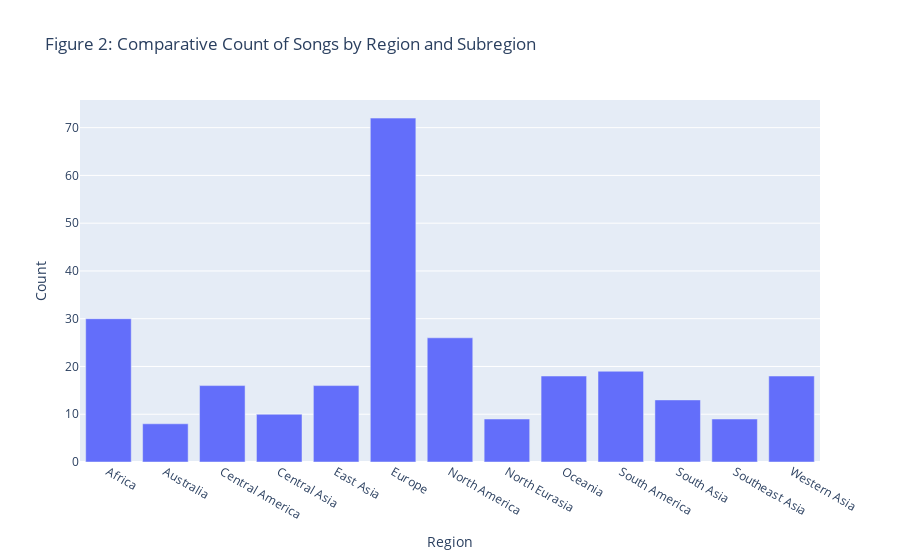

Notebook code cell kept with this figure:
### Code cell
fig = px.bar(gjb_count, 
             x='Region',
             y='Count', 
             labels='Region',
             title='Figure 2: Comparative Count of Songs by Region and Subregion')

fig.update_layout(barmode='group') # Set bar mode to group for side-by-side comparison, rather than stacked

# Show the figure
fig.show()

### Figure 1 — Plotly figure (JSON) as saved in the notebook; plotly's stock layout.template omitted (floating-point values rounded to 4 significant figures)
{"data": [{"alignmentgroup": "True", "hovertemplate": "Region=%{x}<br>Count=%{y}<extra></extra>", "legendgroup": "", "marker": {"color": "#636efa", "pattern": {"shape": ""}}, "name": "", "offsetgroup": "", "orientation": "v", "showlegend": false, "textposition": "auto", "type": "bar", "x": ["Africa", "Australia", "Central America", "Central Asia", "East Asia", "Europe", "North America", "North Eurasia", "Oceania", "South America", "South Asia", "Southeast Asia", "Western Asia"], "xaxis": "x", "y": [30, 8, 16, 10, 16, 72, 26, 9, 18, 19, 13, 9, 18], "yaxis": "y"}], "layout": {"autosize": true, "barmode": "group", "legend": {"tracegroupgap": 0}, "title": {"text": "Figure 2: Comparative Count of Songs by Region and Subregion"}, "xaxis": {"anchor": "y", "autorange": true, "domain": [0, 1], "range": [-0.5, 12.5], "title": {"text": "Region"}, "type": "category"}, "yaxis": {"anchor": "x", "autorange": true, "domain": [0, 1], "range": [0, 75.79], "title": {"text": "Count"}, "type": "linear"}}}
